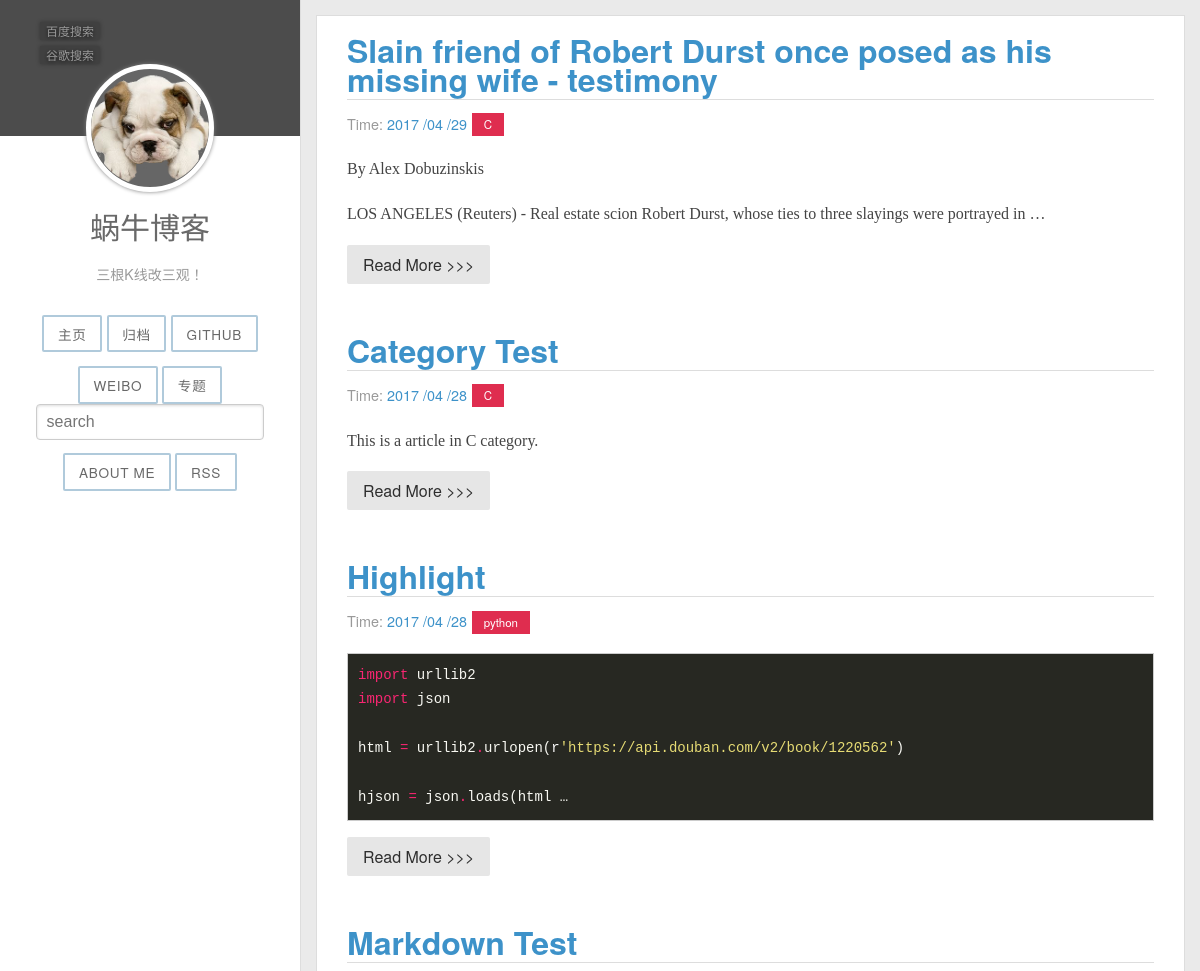
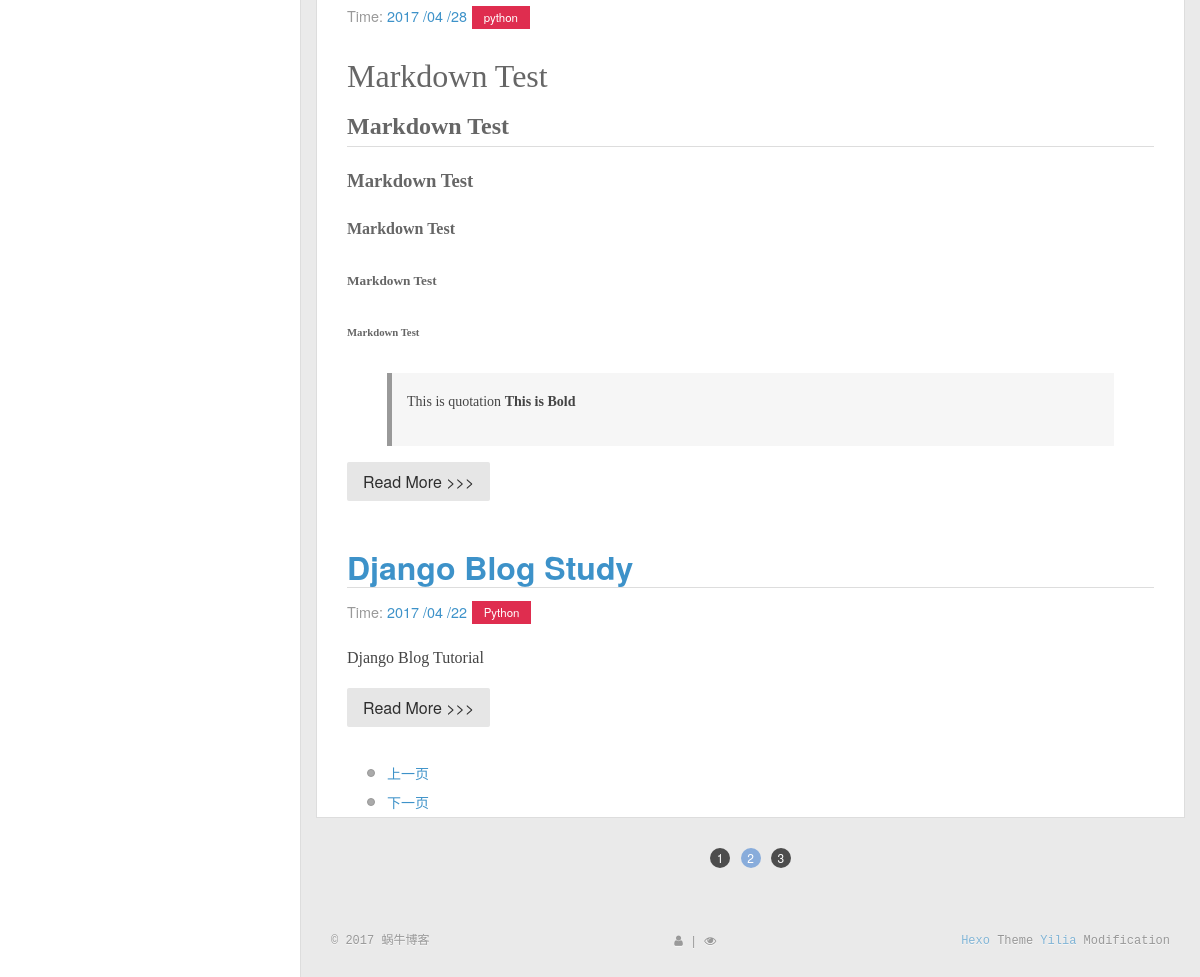
Screenshot of /?page=2 with the database file from the repository (2 pictures, top to bottom).
### article/models.py (models this page shows, shortened)
class Article(models.Model) :
    title = models.CharField(max_length = 100)  #博客题目
    category = models.CharField(max_length = 50, blank = True)  #博客标签
    date_time = models.DateTimeField(auto_now_add = True)  #博客日期
    content = models.TextField(blank = True, null = True)  #博客文章正文
    class Meta:  #按时间下降排序
        ordering = ['-date_time']

### article/views.py (the view)
# urls.py: url(r'^$', views.home),
def home(request):
    posts = Article.objects.all()  # 获取全部的Article对象
    paginator = Paginator(posts, 5)  # 每页显示两个
    page = request.GET.get('page')
    try:
        post_list = paginator.page(page)
    except PageNotAnInteger:
        post_list = paginator.page(1)
    except EmptyPage:
        post_list = paginator.paginator(paginator.num_pages)
    return render(request, 'home.html', {'post_list': post_list})

### article/templatetags/custom_markdown.py (called while the page is built)
@register.filter(is_safe=True)  #注册template filter
@stringfilter  #希望字符串作为参数
def custom_markdown(value):
    return mark_safe(markdown.markdown(value,
        extensions = ['markdown.extensions.fenced_code', 'markdown.extensions.codehilite'],
                                       safe_mode=True,
                                       enable_attributes=False))

### templates/home.html
{% extends "base.html" %}
{% load custom_markdown %}
{% block content %}
<div class="posts">
    {% for post in post_list %}
        <section class="post">
            <header class="post-header">
                <h2 class="post-title"><a href="{% url 'detail' id=post.id %}">{{ post.title }}</a></h2>
                    <p class="post-meta">
                        Time:  <a class="post-author" href="#">{{ post.date_time |date:'Y /m /d'}}</a> <a class="post-category post-category-js" href="{% url "search_tag" tag=post.category %}">{{ post.category }}</a>
                    </p>
            </header>
                <div class="post-description">
                    <p>
                        {{ post.content|custom_markdown|truncatewords_html:20}}
                    </p>
                </div>
                <a class="pure-button" href="{% url 'detail' id=post.id %}">Read More >>> </a>
        </section>
    {% endfor %}
	{% if post_list.object_list and post_list.paginator.num_pages > 1 %}
	<div>
      <ul>
      {% if post_list.has_previous %}
        <li><a href="?page={{ post_list.previous_page_number }}">上一页</a></li>
      {% endif %}
      {% if post_list.has_next %}
        <li><a href="?page={{ post_list.next_page_number }}">下一页</a></li>
      {% endif %}
      </ul>
    </div>
    {% endif %}
</div>
{% endblock %}

### article/static/css/style.css (style rules this page uses)
body { width: 100%; }
body:before, body:after { content: ""; display: table; }
body:after { clear: both; }
html, body, div, span, applet, object, iframe, h1, h2, h3, h4, h5, h6, p, blockquote, pre, a, abbr, acronym, address, big, cite, code, del, dfn, em, img, ins, kbd, q, s, samp, small, strike, strong, sub, sup, tt, var, dl, dt, dd, ol, ul, li, fieldset, form, label, legend, table, caption, tbody, tfoot, thead, tr, th, td { margin: 0; padding: 0; border: 0; outline: 0; font-weight: inherit; font-style: inherit; font-family: inherit; font-size: 100%; vertical-align: baseline; }
body { line-height: 1; color: #000; background: #fff; }
ol, ul { list-style: none; }
ul { list-style: none; }
html, body, #container { height: 100%; }
body { font-family: "微软雅黑", "HelveticaNeue-Light", "Helvetica Neue Light", "Helvetica Neue", Helvetica, Arial, sans-serif; font-size: 16px; background: #fff; color: rgba(0,0,0,0.6); -webkit-overflow-scrolling: touch; }
h1, h2, h3 { display: block; }
h1 { font-size: 1.5em; }
h2 { font-size: 1.3em; }
h3 { font-size: 1.1em; }
h4, h5, h6 { font-size: 1em; }
a { text-decoration: none; outline-width: 0; color: #258fb8; outline: none; }
.article-entry p { margin-top: 10px; }
.article-entry blockquote { background: #2d2d2d; border-left: 5px solid #ccc; padding: 15px 15px; margin-top: 10px; border-left: 5px solid #999; background: #f6f6f6; }
.article-entry blockquote p { margin-top: 0; font-size: 14px; }
.article-entry ul, .article-entry ol { font-size: 14px; margin: 0px 0px; }
.article-entry ul li { position: relative; }
.article-entry ul li::before { content: ""; width: 6px; height: 6px; border: 1px solid #999; -webkit-border-radius: 10px; border-radius: 10px; background: #aaa; display: inline-block; margin-right: 10px; margin-top: 12px; top: -2px; left: 0; position: absolute; }
.article-entry ul { padding-left: 20px; }
.article-entry ul li { padding-left: 20px; }
.article-entry h1 { margin-top: 30px; color: #666; }
.article-entry h2 { margin-top: 20px; font-weight: bold; color: #666; padding-bottom: 5px; border-bottom: 1px solid #ddd; }
.article-entry h3, .article-entry h4, .article-entry h5, .article-entry h6 { margin-top: 10px; font-weight: bold; color: #666; padding-bottom: 1px; }
.article-entry strong { font-weight: bold; }
.article-entry pre { font-size: 1/0.9em; line-height: 1.5; margin-top: 10px; padding: 5px 15px; overflow-x: auto; color: #657b83; font-size: 10px; border: 1px solid #ccc; text-shadow: 0 1px #111; font-family: Menlo, Monaco, "Andale Mono", "lucida console", "Courier New", monospace; }
.article-entry pre code { font-size: 14px; }
.article-entry pre, .article-entry .highlight { background: #272822; margin: 10px 0; padding: 10px 10px; overflow: auto; color: #4c4c4c; line-height: 22.400000000000002px; }
.article-entry pre, .article-entry code { font-family: "Source Code Pro", Consolas, Monaco, Menlo, Consolas, monospace; }
.article-entry code { background: #eee; padding: 0 0.3em; padding-top: 2px; border: none; }
.article-entry pre { color: #fff; color: #bbb; }
.article-entry pre code { background: none; text-shadow: none; padding: 0; color: #fff; }

### article/static/css/pure-min.css (style rules this page uses)
article,aside,details,figcaption,figure,footer,header,hgroup,main,nav,section,summary { display:block }
html { font-size:100%;-ms-text-size-adjust:100%;-webkit-text-size-adjust:100% }
html,button,input,select,textarea { font-family:sans-serif }
body { margin:0 }
h1 { font-size:2em;margin:.67em 0 }
h2 { font-size:1.5em;margin:.83em 0 }
h3 { font-size:1.17em;margin:1em 0 }
h4 { font-size:1em;margin:1.33em 0 }
h5 { font-size:.83em;margin:1.67em 0 }
h6 { font-size:.67em;margin:2.33em 0 }
b,strong { font-weight:700 }
blockquote { margin:1em 40px }
p,pre { margin:1em 0 }
code,kbd,pre,samp { font-family:monospace,serif;_font-family:'courier new',monospace;font-size:1em }
pre { white-space:pre;white-space:pre-wrap;word-wrap:break-word }
dl,menu,ol,ul { margin:1em 0 }
menu,ol,ul { padding:0 0 0 40px }
.pure-button { display:inline-block;*display:inline;zoom:1;line-height:normal;white-space:nowrap;vertical-align:baseline;text-align:center;cursor:pointer;-webkit-user-drag:none;-webkit-user-select:none;-moz-user-select:none;-ms-user-select:none;user-select:none }
.pure-button { font-family:inherit;font-size:100%;*font-size:90%;*overflow:visible;padding:.5em 1em;color:#444;color:rgba(0,0,0,.8);*color:#444;border:1px solid #999;border:0 rgba(0,0,0,0);background-color:#E6E6E6;text-decoration:none;border-radius:2px }

### rows the page displays
Article: title "Slain friend of Robert Durst once posed as his missing wife - testimony", date_time "2017 /04 /29", category "C", content|custom_markdown "By Alex Dobuzinskis LOS ANGELES (Reuters) - Real estate scion Robert Durst, whose ties to three slayings were portrayed in …"
Article: title "Category Test", date_time "2017 /04 /28", category "C", content|custom_markdown "This is a article in C category."
Article: title "Highlight", date_time "2017 /04 /28", category "python", content|custom_markdown "import urllib2 import json html = urllib2 . urlopen ( r 'https://api.douban.com/v2/book/1220562' ) hjson = json . loads ( html …"
Article: title "Markdown Test", date_time "2017 /04 /28", category "python", content|custom_markdown "Markdown Test Markdown Test Markdown Test Markdown Test Markdown Test Markdown Test This is quotation This is Bold"
Article: title "Django Blog Study", date_time "2017 /04 /22", category "Python", content|custom_markdown "Django Blog Tutorial"

### other values shown
{{ pg }} "1" "3"
{{ pg }} "2"
